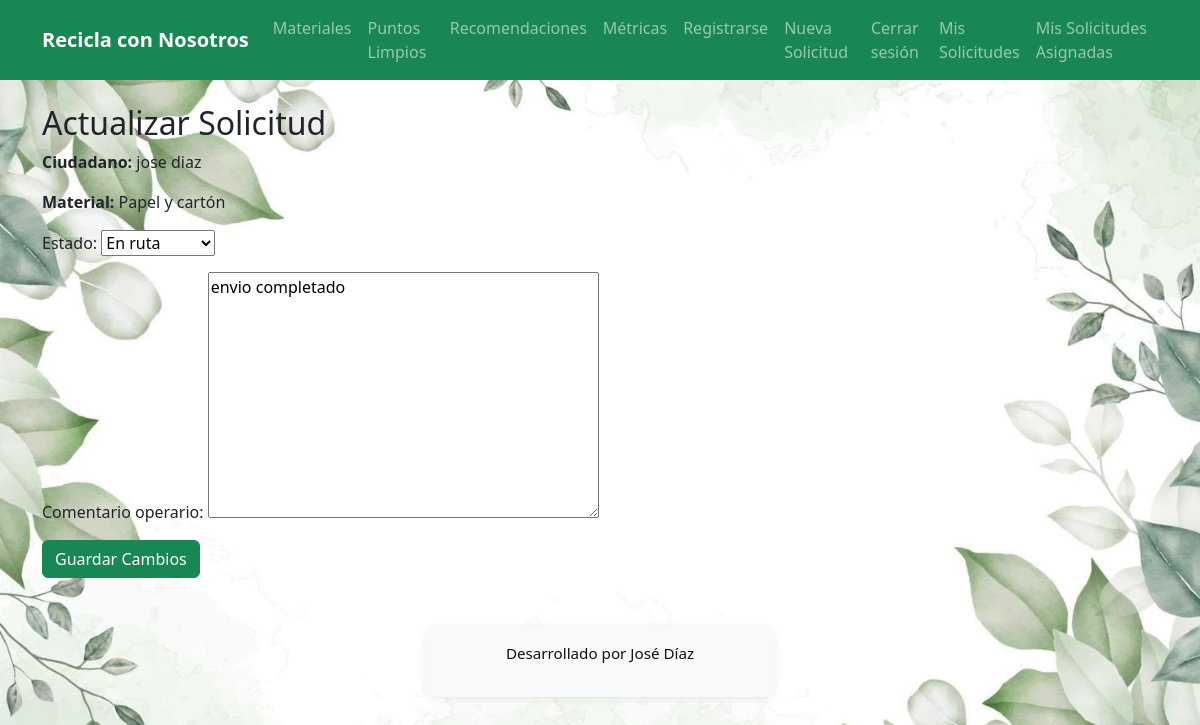
Page /operario/solicitud/1/actualizar/ (signed in) on the committed database.
### core/models.py (models this page shows, shortened)
class SolicitudRetiro(models.Model):
    ciudadano = models.ForeignKey(User, on_delete=models.CASCADE)
    material = models.CharField(max_length=10, choices=MATERIALES)
    cantidad = models.PositiveIntegerField()
    fecha_estimada = models.DateField()
    fecha_creacion = models.DateTimeField(default=timezone.now)
    fecha_completada = models.DateTimeField(null=True, blank=True)
    estado = models.CharField(max_length=3, choices=ESTADOS, default='PEN')
    comentario_operario = models.TextField(blank=True, null=True)
    operario_asignado = models.ForeignKey(
        settings.AUTH_USER_MODEL,
        null=True,
        blank=True,
        related_name='solicitudes_asignadas',
        on_delete=models.SET_NULL)

### core/views.py (the view)
# urls.py: path('operario/solicitud/<int:solicitud_id>/actualizar/', views.actualizar_solicitud, name='actualizar_solicitud'),
@user_passes_test(es_operario)
def actualizar_solicitud(request, solicitud_id):
    solicitud = SolicitudRetiro.objects.get(id=solicitud_id, operario_asignado=request.user)
    if request.method == 'POST':
        form = SolicitudOperarioForm(request.POST, instance=solicitud)
        if form.is_valid():
            solicitud = form.save(commit=False)
            if solicitud.estado == 'COM':
                from django.utils import timezone
                solicitud.fecha_completada = timezone.now()
            solicitud.save()
            return redirect('solicitudes_operario')
    else:
        form = SolicitudOperarioForm(instance=solicitud)
    return render(request, 'core/operario_actualizar.html', {'form': form, 'solicitud': solicitud})

### core/forms.py
class SolicitudOperarioForm(forms.ModelForm):
    class Meta:
        model = SolicitudRetiro
        fields = ['estado', 'comentario_operario']

### core/templatetags/usuario_grupos.py (called while the page is built)
@register.filter(name='has_group')
def has_group(user, group_name):
    return user.groups.filter(name=group_name).exists()

### core/views.py (called while the page is built)
def es_operario(user):
    return user.groups.filter(name='Operario').exists()

### core/templates/core/operario_actualizar.html (shortened to what this page needs)
{% extends 'core/base.html' %}
{% block content %}
<h2>Actualizar Solicitud</h2>
<p><strong>Ciudadano:</strong> {{ solicitud.ciudadano.get_full_name }}</p>
<p><strong>Material:</strong> {{ solicitud.get_material_display }}</p>
<form method="post">
    {{ form.as_p }}
    <button type="submit" class="btn btn-success">Guardar Cambios</button>
</form>
{% endblock %}

### core/static/core/css/estilos.css (style rules this page uses)
body { background-image: url('/static/core/img/beautiful-green-leaves-watercolor-background-vector.jpg'); background-size: cover; background-attachment: fixed; background-position: center; }

### rows in the picture
SolicitudRetiro: ciudadano.get_full_name "jose diaz", material "Papel y cartón", estado "En ruta", comentario_operario "envio completado"
